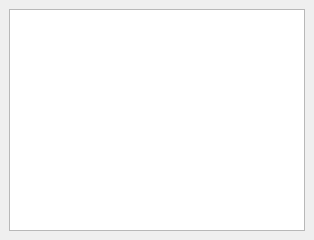
<?xml version="1.0" encoding="UTF-8"?>
<ui version="4.0">
 <class>DocumentValueInputWidget</class>
 <widget class="QWidget" name="DocumentValueInputWidget">
  <property name="geometry">
   <rect>
    <x>0</x>
    <y>0</y>
    <width>314</width>
    <height>240</height>
   </rect>
  </property>
  <property name="maximumSize">
   <size>
    <width>16777215</width>
    <height>16777215</height>
   </size>
  </property>
  <property name="baseSize">
   <size>
    <width>0</width>
    <height>0</height>
   </size>
  </property>
  <property name="windowTitle">
   <string>Form</string>
  </property>
  <layout class="QHBoxLayout" name="horizontalLayout">
   <property name="leftMargin">
    <number>0</number>
   </property>
   <property name="topMargin">
    <number>0</number>
   </property>
   <property name="rightMargin">
    <number>0</number>
   </property>
   <property name="bottomMargin">
    <number>0</number>
   </property>
   <item>
    <widget class="QStackedWidget" name="w_stacked">
     <property name="sizePolicy">
      <sizepolicy hsizetype="Minimum" vsizetype="Minimum">
       <horstretch>0</horstretch>
       <verstretch>0</verstretch>
      </sizepolicy>
     </property>
     <property name="styleSheet">
      <string notr="true"/>
     </property>
     <property name="lineWidth">
      <number>0</number>
     </property>
     <property name="currentIndex">
      <number>4</number>
     </property>
     <widget class="QWidget" name="p_str">
      <layout class="QVBoxLayout" name="verticalLayout_2">
       <property name="topMargin">
        <number>0</number>
       </property>
       <property name="bottomMargin">
        <number>0</number>
       </property>
       <item>
        <widget class="QLineEdit" name="inp_str">
         <property name="minimumSize">
          <size>
           <width>0</width>
           <height>25</height>
          </size>
         </property>
        </widget>
       </item>
      </layout>
     </widget>
     <widget class="QWidget" name="p_bool">
      <layout class="QVBoxLayout" name="verticalLayout_3">
       <item>
        <widget class="QCheckBox" name="inp_bool">
         <property name="text">
          <string/>
         </property>
        </widget>
       </item>
      </layout>
     </widget>
     <widget class="QWidget" name="p_number">
      <layout class="QVBoxLayout" name="verticalLayout_4">
       <item>
        <widget class="QLineEdit" name="inp_number">
         <property name="minimumSize">
          <size>
           <width>0</width>
           <height>25</height>
          </size>
         </property>
        </widget>
       </item>
      </layout>
     </widget>
     <widget class="QWidget" name="p_date">
      <layout class="QVBoxLayout" name="verticalLayout_5">
       <property name="topMargin">
        <number>0</number>
       </property>
       <property name="bottomMargin">
        <number>0</number>
       </property>
       <item>
        <widget class="QDateTimeEdit" name="inp_date">
         <property name="minimumSize">
          <size>
           <width>0</width>
           <height>25</height>
          </size>
         </property>
        </widget>
       </item>
      </layout>
     </widget>
     <widget class="QWidget" name="p_map">
      <layout class="QVBoxLayout" name="verticalLayout_6">
       <item>
        <widget class="QPlainTextEdit" name="inp_map">
         <property name="maximumSize">
          <size>
           <width>16777215</width>
           <height>16777215</height>
          </size>
         </property>
        </widget>
       </item>
      </layout>
     </widget>
    </widget>
   </item>
  </layout>
 </widget>
 <resources/>
 <connections/>
</ui>
